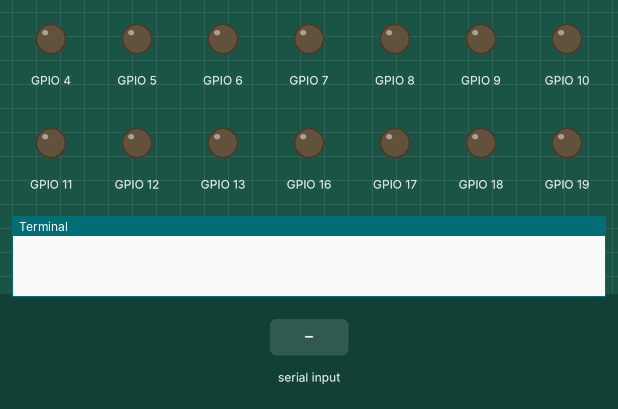
Simulated run of this program. Board: Raspberry Pi (BCM pin numbers). Shown: output pins drawn as LEDs (lit = HIGH), the last lines printed to the terminal. Inputs (shaded band) come from the test bench.

Above: at 1.2 s.
1.3 s: "5" received over the second serial link
At 2.4 s:
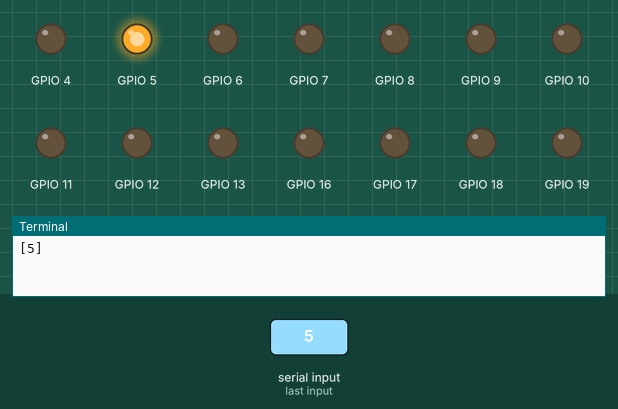
2.9 s: "2" received over the second serial link
At 3.5 s:
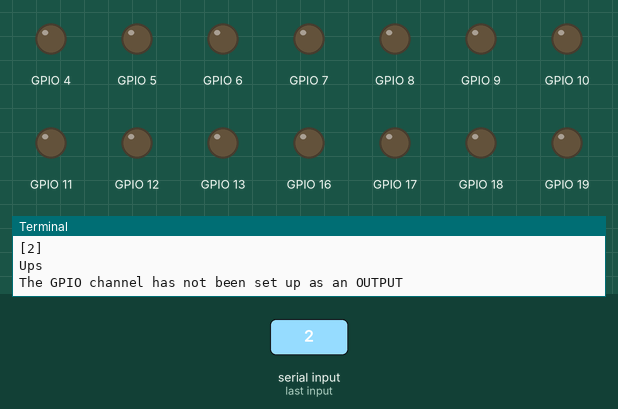
Timing chart, 0 to 5.9 s (numbered marks = the images above; inputs shaded):
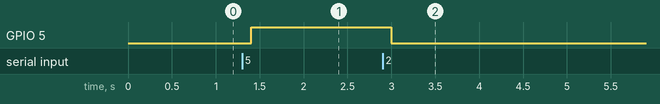

Measured:
- after the input at 1.3 s, GPIO 5: LOW → HIGH after 0.10 s
- after the input at 2.9 s, GPIO 5: HIGH → LOW after 0.10 s

The program:

read.py
```python
import serial
import time
import re
import RPi.GPIO as gpio

on_regex = re.compile(r'^\s*\b\d{1,2}\b(?:\s*\,?\s*\b\d{1,2}\b)*\s*$')

def gpio_setup():

  global avaliable_pins_r2; avaliable_pins_r2 = [18,23,24,25,8,7,4,17,27,22,10,9,11]
  global avaliable_pins_r3; avaliable_pins_r3 = [18,23,24,25,8,7,12,16,20,21,4,17,27,22,10,9,11,5,6,13,19,26]
  global avaliable_pins; avaliable_pins = []

  gpio.setmode(gpio.BCM)

  if gpio.RPI_REVISION == 2:
    avaliable_pins = avaliable_pins_r2
    print avaliable_pins
  elif gpio.RPI_REVISION == 3:
    avaliable_pins = avaliable_pins_r3

  for pin in avaliable_pins:
    gpio.setup(pin,gpio.OUT)

def turn_on_all(gpio_pins):

  ## Turn off everything
  for pin in avaliable_pins:
    gpio.output(pin,gpio.LOW)
  for pin in gpio_pins:
    gpio.output(pin,gpio.HIGH)

def evaluate_arguments(argv):
  if (on_regex.search(argv) is not None):
    to_turn_on_pins = list(set([int(x) for x in argv.replace(",", " ").split(" ") if x != ""]))
    print to_turn_on_pins
    turn_on_all(to_turn_on_pins)
  else:
    print "Bad aruguments"


port = serial.Serial("/dev/ttyAMA0", baudrate=115200, timeout=None)
gpio_setup()
while 1:
  try:
    data_chunk = port.read()           # Wait forever for anything
    time.sleep(0.1)              # Sleep (or inWaiting() doesn't give the correct value)
    remaining_bytes = port.inWaiting()  # Get the number of characters ready to be read
    data_chunk += port.read(remaining_bytes) # Do the read and combine it with the first character
    evaluate_arguments(data_chunk)
  except Exception, e:
    print "Ups"
    print str(e)
    pass

gpio.cleanup()
```
